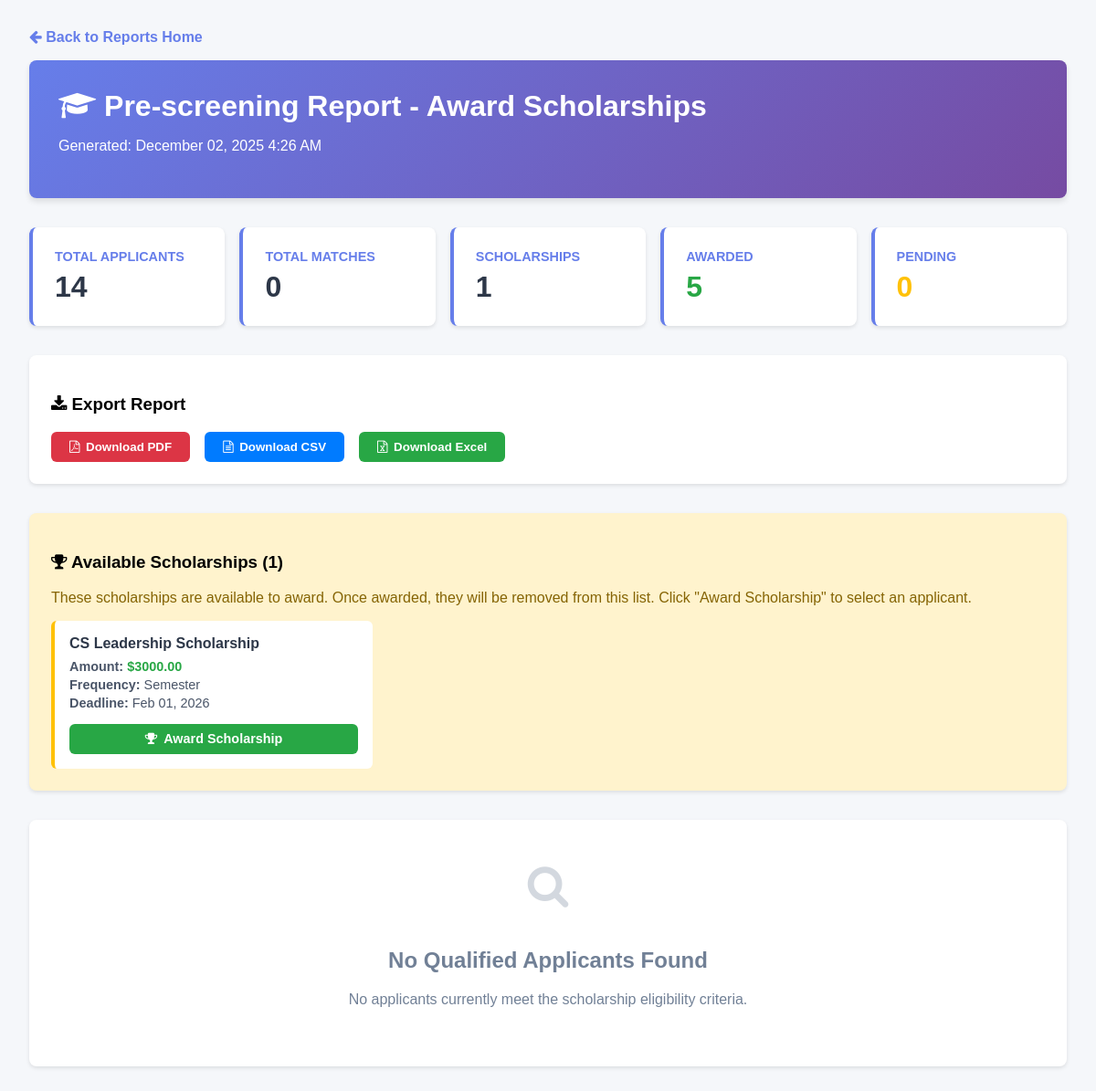
Before: /prescreening-report/ with the older database file.
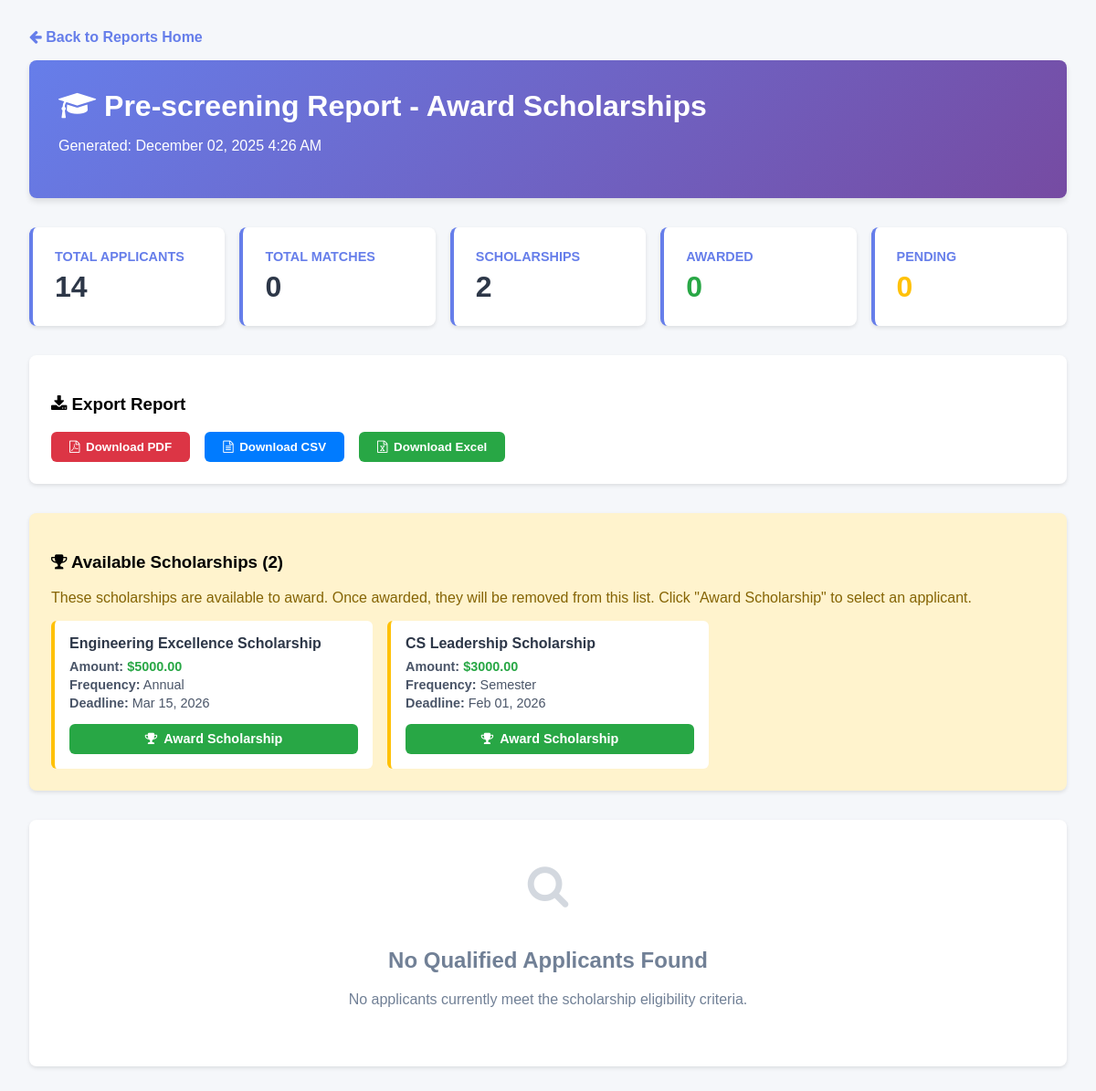
After: the same page with the newer database file.
### reports_app/models.py (models this page shows, shortened)
class Scholarship(models.Model):
    name = models.CharField(max_length=255)
    description = models.TextField()
    eligibility_criteria = models.JSONField(default=list)  # List[str]
    donor_info = models.JSONField(default=dict)  # Dict containing donor details
    disbursement_requirements = models.JSONField(default=list)  # List[str]
    frequency = models.CharField(max_length=64)  # e.g., 'annual', 'semester'
    amount = models.DecimalField(max_digits=10, decimal_places=2)
    deadline = models.DateTimeField(null=True, blank=True)
    review_dates = models.JSONField(null=True, blank=True)  # List[datetime] as ISO strings
    reporting_schedule = models.JSONField(null=True, blank=True)  # Dict[str, datetime] as ISO strings
    created_at = models.DateTimeField(auto_now_add=True)
    updated_at = models.DateTimeField(auto_now=True)
    class Meta:
        ordering = ['name']
        verbose_name = 'Scholarship'
        verbose_name_plural = 'Scholarships'

### reports_app/views.py (the view, shortened to what this page needs)
# urls.py: path('prescreening-report/', views.view_prescreening_report, name='view_prescreening_report'),
def view_prescreening_report(request):
    engine = ReportEngine()
    applicants = list(Applicant.objects.all().order_by("name"))
    engineering_scholarship = (
        Scholarship.objects.filter(name="Engineering Excellence Scholarship")
        .order_by("-id")
        .first()
    )
    cs_scholarship = (
        Scholarship.objects.filter(name="CS Leadership Scholarship")
        .order_by("-id")
        .first()
    )
    all_scholarships = [
        s for s in [engineering_scholarship, cs_scholarship] if s is not None
    ]
    awarded_scholarship_names = set()
    for scholarship in all_scholarships:
        has_award = AwardDecision.objects.filter(
            scholarship_name=scholarship.name, decision="awarded"
        ).exists()
        scholarship.is_awarded = has_award
        if has_award:
            awarded_scholarship_names.add(scholarship.name)
    available_scholarships = [s for s in all_scholarships if not s.is_awarded]
    report_data = engine.generate_prescreening_report(applicants)
    report_data["scholarships_evaluated"] = len(available_scholarships)
    total_awarded_count = AwardDecision.objects.filter(decision="awarded").count()
    report_data["summary"]["award_decisions"]["awarded"] = total_awarded_count
    context = {
        "report": report_data,
        "scholarships": available_scholarships,  # Only show non-awarded scholarships
        "all_scholarships": all_scholarships,  # All scholarships for dropdown in modal
        "all_applicants": applicants,  # Provide full applicant list for award modal dropdown
        "total_applicants": len(applicants),
        "generated_date": report_data.get("generated_date", datetime.now()),
    }
    return render(request, "reports_app/prescreening_report.html", context)

### reports_app/templates/reports_app/prescreening_report.html (shortened to what this page needs)
<!doctype html>
<html>
<head>
    <link rel="stylesheet" href="https://cdnjs.cloudflare.com/ajax/libs/font-awesome/4.7.0/css/font-awesome.min.css">
</head>
<body>
    <a href="{% url 'reports_home' %}" class="back-link">
        <i class="fa fa-arrow-left"></i> Back to Reports Home
    </a>
    <div class="header">
        <h1><i class="fa fa-graduation-cap"></i> Pre-screening Report - Award Scholarships</h1>
        <p>Generated: {{ generated_date|date:"F d, Y g:i A" }}</p>
    </div>
    <div class="summary-stats">
        <div class="stat-card">
            <h3>Total Applicants</h3>
            <div class="value">{{ total_applicants }}</div>
        </div>
        <div class="stat-card">
            <h3>Total Matches</h3>
            <div class="value">{{ report.summary.total_matches }}</div>
        </div>
        <div class="stat-card">
            <h3>Scholarships</h3>
            <div class="value">{{ report.scholarships_evaluated }}</div>
        </div>
        <div class="stat-card">
            <h3>Awarded</h3>
            <div class="value" style="color: #28a745;">{{ report.summary.award_decisions.awarded }}</div>
        </div>
        <div class="stat-card">
            <h3>Pending</h3>
            <div class="value" style="color: #ffc107;">{{ report.summary.award_decisions.pending }}</div>
        </div>
    </div>
    <div class="export-section">
        <h3><i class="fa fa-download"></i> Export Report</h3>
        <div class="export-buttons">
            <form method="post" action="{% url 'reports_home' %}" style="margin: 0;">
                <button type="submit" class="export-btn export-btn-pdf">
                    <i class="fa fa-file-pdf-o"></i> Download PDF
                </button>
            </form>
            <form method="post" action="{% url 'reports_home' %}" style="margin: 0;">
                <button type="submit" class="export-btn export-btn-csv">
                    <i class="fa fa-file-text-o"></i> Download CSV
                </button>
            </form>
            <form method="post" action="{% url 'reports_home' %}" style="margin: 0;">
                <button type="submit" class="export-btn export-btn-excel">
                    <i class="fa fa-file-excel-o"></i> Download Excel
                </button>
            </form>
        </div>
    </div>
    <div class="export-section" style="background: #fff3cd;">
        <h3><i class="fa fa-trophy"></i> Available Scholarships ({{ scholarships|length }})</h3>
        <p style="margin-bottom: 1em; color: #856404;">These scholarships are available to award. Once awarded, they will be removed from this list. Click "Award Scholarship" to select an applicant.</p>
        {% if scholarships %}
        <div style="display: grid; grid-template-columns: repeat(auto-fill, minmax(300px, 1fr)); gap: 1em;">
            {% for scholarship in scholarships %}
            <div style="background: white; padding: 1em; border-radius: 6px; border-left: 4px solid #ffc107; position: relative;">
                <h4 style="margin: 0 0 0.5em 0; color: #2d3748;">{{ scholarship.name }}</h4>
                <p style="margin: 0.3em 0; color: #4a5568; font-size: 0.9em;">
                    <strong>Amount:</strong> <span style="color: #28a745; font-weight: bold;">${{ scholarship.amount|floatformat:2 }}</span>
                </p>
                <p style="margin: 0.3em 0; color: #4a5568; font-size: 0.9em;">
                    <strong>Frequency:</strong> {{ scholarship.frequency|title }}
                </p>
                {% if scholarship.deadline %}
                <p style="margin: 0.3em 0; color: #4a5568; font-size: 0.9em;">
                    <strong>Deadline:</strong> {{ scholarship.deadline|date:"M d, Y" }}
                </p>
                {% endif %}
                <button class="award-btn btn-award" style="width: 100%; margin-top: 1em;" onclick="openScholarshipAwardModal('{{ scholarship.name }}', '{{ scholarship.amount }}')">
                    <i class="fa fa-trophy"></i> Award Scholarship
                </button>
            </div>
            {% endfor %}
        </div>
        {% endif %}
    </div>
    {% if report.matches %}
        {% for scholarship_match in report.matches %}
        <div class="scholarship-section">
            <div class="scholarship-header">
                <h2>{{ scholarship_match.scholarship_name }}</h2>
                <div class="match-count">
                    <i class="fa fa-users"></i> {{ scholarship_match.matches|length }} Qualified Applicant{{ scholarship_match.matches|length|pluralize }}
                </div>
            </div>
            {% for match in scholarship_match.matches %}
            <div class="applicant-card">
                <div class="applicant-info">
                    <h3>{{ match.applicant.name }}</h3>
                    <div class="applicant-details">
                        <p><strong>Student ID:</strong> {{ match.applicant.student_id }}</p>
                        <p><strong>Major:</strong> {{ match.applicant.major }}</p>
                        <p><strong>GPA:</strong> {{ match.applicant.gpa }}</p>
                        <p><strong>Academic Level:</strong> {{ match.applicant.academic_level }}</p>
                    </div>
                    <span class="qualification-badge {% if match.qualification_score >= 80 %}badge-high{% else %}badge-medium{% endif %}">
                        Qualification: {{ match.qualification_score }}%
                    </span>
                </div>
                <div class="decision-status">
                    {% if match.current_decision %}
                        {% if match.current_decision.decision == 'awarded' %}
                            <div class="status-badge status-awarded">
                                <i class="fa fa-check-circle"></i> AWARDED
                            </div>
                        {% elif match.current_decision.decision == 'not_awarded' %}
                            <div class="status-badge status-not-awarded">
                                <i class="fa fa-times-circle"></i> NOT AWARDED
                            </div>
                        {% else %}
                            <div class="status-badge status-pending">
                                <i class="fa fa-clock-o"></i> PENDING
                            </div>
                        {% endif %}
                        {% if match.current_decision.comments %}
                            <div class="decision-comments">
                                "{{ match.current_decision.comments }}"
                            </div>
                        {% endif %}
                        <div class="decision-date">
                            {{ match.current_decision.decided_at|date:"M d, Y g:i A" }}
                        </div>
                    {% else %}
                        <div class="status-badge status-none">
                            <i class="fa fa-question-circle"></i> NO DECISION
                        </div>
                    {% endif %}
                </div>
                <div class="award-actions">
                    <button class="award-btn btn-award" onclick="openAwardModal('{{ match.applicant.student_id }}', '{{ scholarship_match.scholarship_name }}', 'awarded', '{{ match.applicant.name }}')">
                        <i class="fa fa-trophy"></i> Award
                    </button>
                    <button class="award-btn btn-decline" onclick="openAwardModal('{{ match.applicant.student_id }}', '{{ scholarship_match.scholarship_name }}', 'not_awarded', '{{ match.applicant.name }}')">
                        <i class="fa fa-times"></i> Decline
                    </button>
                    <button class="award-btn btn-pending" onclick="openAwardModal('{{ match.applicant.student_id }}', '{{ scholarship_match.scholarship_name }}', 'pending', '{{ match.applicant.name }}')">
                        <i class="fa fa-clock-o"></i> Pending
                    </button>
                </div>
            </div>
            {% endfor %}
        </div>
        {% endfor %}
    {% else %}
        <div class="scholarship-section">
            <div class="no-matches">
                <i class="fa fa-search"></i>
                <h2>No Qualified Applicants Found</h2>
                <p>No applicants currently meet the scholarship eligibility criteria.</p>
            </div>
        </div>
    {% endif %}
</body>
</html>

### reports_app/templates/reports_app/prescreening_report.html (style rules this page uses)
body { font-family: Arial, sans-serif; margin: 0; padding: 2em; background-color: #f5f7fa; }
.header { background: linear-gradient(135deg, #667eea 0%, #764ba2 100%); color: white; padding: 2em; border-radius: 8px; margin-bottom: 2em; box-shadow: 0 4px 6px rgba(0,0,0,0.1); }
.header h1 { margin: 0 0 0.5em 0; }
.summary-stats { display: grid; grid-template-columns: repeat(auto-fit, minmax(200px, 1fr)); gap: 1em; margin-bottom: 2em; }
.stat-card { background: white; padding: 1.5em; border-radius: 8px; box-shadow: 0 2px 4px rgba(0,0,0,0.1); border-left: 4px solid #667eea; }
.stat-card h3 { margin: 0 0 0.5em 0; color: #667eea; font-size: 0.9em; text-transform: uppercase; }
.stat-card .value { font-size: 2em; font-weight: bold; color: #2d3748; }
.scholarship-section { background: white; border-radius: 8px; margin-bottom: 2em; box-shadow: 0 2px 4px rgba(0,0,0,0.1); overflow: hidden; }
.award-btn { padding: 0.6em 1em; border: none; border-radius: 6px; cursor: pointer; font-weight: bold; transition: all 0.2s; display: flex; align-items: center; justify-content: center; gap: 0.5em; font-size: 0.9em; }
.btn-award { background-color: #28a745; color: white; }
.no-matches { padding: 3em; text-align: center; color: #718096; }
.no-matches i { font-size: 3em; margin-bottom: 0.5em; opacity: 0.3; }
.back-link { display: inline-block; margin-bottom: 1em; color: #667eea; text-decoration: none; font-weight: bold; }
.export-section { background: white; padding: 1.5em; border-radius: 8px; margin-bottom: 2em; box-shadow: 0 2px 4px rgba(0,0,0,0.1); }
.export-buttons { display: flex; gap: 1em; flex-wrap: wrap; }
.export-btn { padding: 0.7em 1.5em; border: none; border-radius: 6px; cursor: pointer; font-weight: bold; color: white; display: flex; align-items: center; gap: 0.5em; }
.export-btn-pdf { background-color: #dc3545; }
.export-btn-csv { background-color: #007bff; }
.export-btn-excel { background-color: #28a745; }

Changed rows visible on the page:
added Scholarship: name "Engineering Excellence Scholarship", amount "5000.00", frequency "Annual", deadline "Mar 15, 2026"
Other visible differences:
{{ report.scholarships_evaluated }}: "1" → "2"
{{ report.summary.award_decisions.awarded }}: "5" → "0"
{{ scholarships|length }}: "1" → "2"
